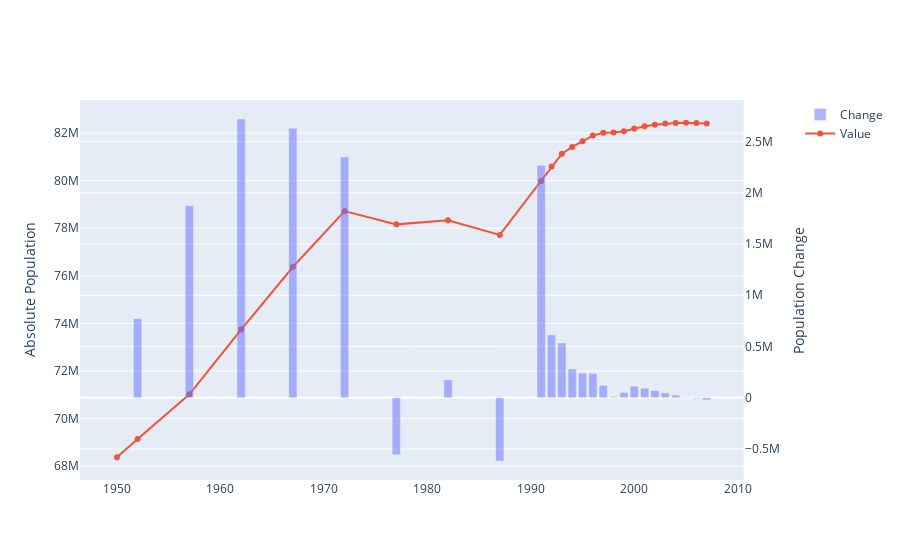

This figure's notebook cell:
### Code cell
plot_data = prepare_plot_data(country='Germany')
fig = make_subplots(specs=[[{"secondary_y": True}]])
fig.add_trace(go.Bar(x=plot_data['year'],
                        y=plot_data['pop_diff'],
                        name = "Change",
                        opacity=0.5),
                        secondary_y=True)
fig.add_trace(go.Scatter(x=plot_data['year'],
                            y=plot_data['pop'],
                            mode='lines+markers',
                            name = "Value"),
                            secondary_y=False)
fig.update_yaxes(title_text="Absolute Population", secondary_y=False)
fig.update_yaxes(title_text="Population Change", secondary_y=True)

### Figure 1 — Plotly figure (JSON) as saved in the notebook; plotly's stock layout.template omitted (floating-point values rounded to 4 significant figures)
{"data": [{"name": "Change", "opacity": 0.5, "type": "bar", "x": [1950, 1952, 1957, 1962, 1967, 1972, 1977, 1982, 1987, 1991, 1992, 1993, 1994, 1995, 1996, 1997, 1998, 1999, 2000, 2001, 2002, 2003, 2004, 2005, 2006, 2007], "xaxis": "x", "y": [null, 771380, 1873117, 2720048, 2629336, 2348635, -556315, 174493, -616968, 2265946, 613520, 534508, 281892, 239538, 236965, 120406, 12599, 51106, 113131, 92642, 70120, 47655, 26283, 6781, -9091, -21303], "yaxis": "y2"}, {"mode": "lines+markers", "name": "Value", "type": "scatter", "x": [1950, 1952, 1957, 1962, 1967, 1972, 1977, 1982, 1987, 1991, 1992, 1993, 1994, 1995, 1996, 1997, 1998, 1999, 2000, 2001, 2002, 2003, 2004, 2005, 2006, 2007], "xaxis": "x", "y": [68374572, 69145952, 71019069, 73739117, 76368453, 78717088, 78160773, 78335266, 77718298, 79984244, 80597764, 81132272, 81414164, 81653702, 81890667, 82011073, 82023672, 82074778, 82187909, 82280551, 82350671, 82398326, 82424609, 82431390, 82422299, 82400996], "yaxis": "y"}], "layout": {"xaxis": {"anchor": "y", "domain": [0, 0.94]}, "yaxis": {"anchor": "x", "domain": [0, 1], "title": {"text": "Absolute Population"}}, "yaxis2": {"anchor": "x", "overlaying": "y", "side": "right", "title": {"text": "Population Change"}}}}
